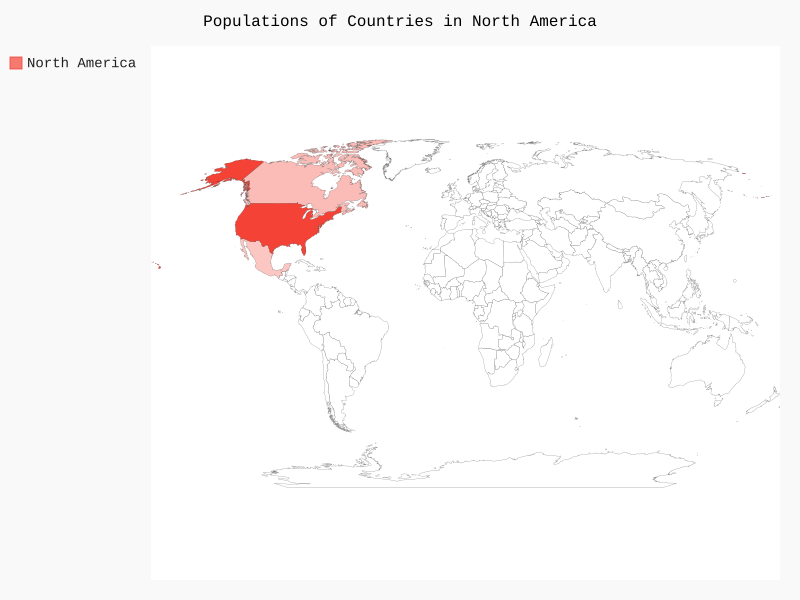

Write the Python code that produced this figure.
import pygal_maps_world.maps

wm = pygal_maps_world.maps.World()
wm.title = 'Populations of Countries in North America'
wm.add('North America', {'ca': 34126000, 'us': 309349000, 'mx': 11423000})

wm.render_to_file('na_population.svg')
